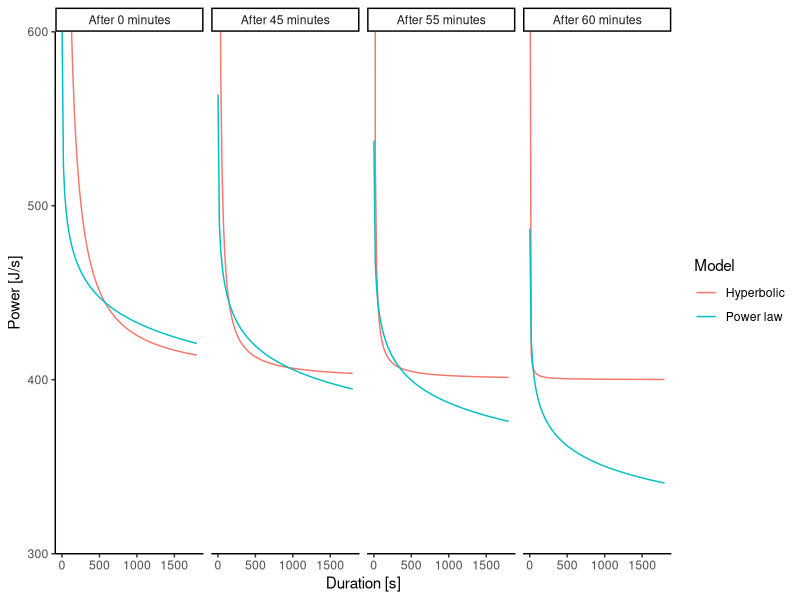

R code for this plot:
## ---- chunk 1
library("tidyverse")
library("magrittr")

P <- 407 # constant power output (chosen such that it leads to exhaustion just after 1 hour in the hyperbolic model)

## Hyperbolic (a.k.a. critical-power) model
cp      <- 400
w_prime <- 25500

# Time to exhaustion
tte_hyp <- w_prime / (P - cp)

## Power-law (a.k.a. Riegel) model
F <- 1.05
E <- 1 / F

# # Choose the speed parameter such that we have the same time to exhaustion as in the hyperbolic model for the above-specified constant power output.
S <- P * tte_hyp^(1 - E)

# # Choose the speed parameter such that both models imply the same maximal sustainable power output over 10 minutes
# tte <- 10 * 60 # time to exhaustion in seconts
# S <- w_prime * tte^(-E) + cp * tte^(1 - E) 

# Time to exhaustion
# tte_pow <- (S / P)^(1 / (1 - E))

## Dynamic analysis
times <- c(0, 45, 55, 60) * 60 # seconds
durations <- seq(from = 1, to = 30 * 60, length = 100)

my_tbl <- tibble()
for (t in seq_along(times)) {

  my_tbl %<>% bind_rows(
      tibble(
        time = times[t], 
        exertion = times[t] * (P / S)^(1 / (1- E)), 
        balance = 1 - exertion, 
        par = (S^(1 / (1 - E)) - times[t] * P^(1 / (1 - E)))^(1 - E), 
        duration = durations,
        power = par * durations^(E - 1),
        model = "Power law"
      )
    )
  my_tbl %<>% bind_rows(
      tibble(
        time = times[t], 
        exertion = times[t] * (P - cp) / w_prime,
        balance = 1 - exertion, 
        par = w_prime - (P - cp) * times[t],
        duration = durations,
        power = par /  durations + cp,
        model = "Hyperbolic"
      )
    )
}


my_tbl %>%
  mutate(time_label = paste0("After ", time / 60, " minutes")) %>%
  ggplot(mapping = aes(x = duration, y = power, colour = model)) +
  geom_line() +
  coord_cartesian(ylim = c(300, 600), xlim = c(0, 60 * 30)) +
  theme_classic() +
#   scale_x_continuous(expand = c(0, 0)) +
  scale_y_continuous(expand = c(0, 0)) +
  labs(colour = "Model", x = "Duration [s]", y = "Power [J/s]") +
  facet_grid(cols = vars(time_label))


